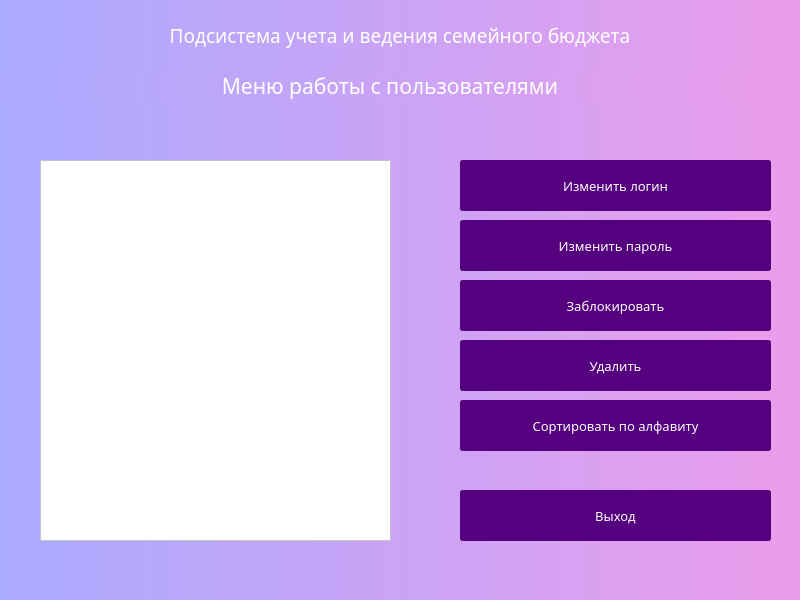
<?xml version="1.0" encoding="UTF-8"?>
<ui version="4.0">
 <class>UserChanger</class>
 <widget class="QDialog" name="UserChanger">
  <property name="geometry">
   <rect>
    <x>0</x>
    <y>0</y>
    <width>800</width>
    <height>600</height>
   </rect>
  </property>
  <property name="minimumSize">
   <size>
    <width>800</width>
    <height>600</height>
   </size>
  </property>
  <property name="maximumSize">
   <size>
    <width>800</width>
    <height>600</height>
   </size>
  </property>
  <property name="windowTitle">
   <string>Dialog</string>
  </property>
  <property name="styleSheet">
   <string notr="true">background-color: qlineargradient(spread:pad, x1:0, y1:0, x2:1, y2:0, stop:0 rgb(170, 170, 255), stop:1 rgb(235, 157, 235));</string>
  </property>
  <widget class="QListWidget" name="listOfUsers">
   <property name="geometry">
    <rect>
     <x>40</x>
     <y>160</y>
     <width>351</width>
     <height>381</height>
    </rect>
   </property>
   <property name="font">
    <font>
     <family>Century Gothic</family>
     <pointsize>10</pointsize>
    </font>
   </property>
   <property name="styleSheet">
    <string notr="true">background-color: rgb(255, 255, 255);
color: rgb(85, 0, 127)</string>
   </property>
  </widget>
  <widget class="QLabel" name="label">
   <property name="geometry">
    <rect>
     <x>0</x>
     <y>20</y>
     <width>800</width>
     <height>31</height>
    </rect>
   </property>
   <property name="minimumSize">
    <size>
     <width>800</width>
     <height>0</height>
    </size>
   </property>
   <property name="maximumSize">
    <size>
     <width>800</width>
     <height>16777215</height>
    </size>
   </property>
   <property name="font">
    <font>
     <family>Century Gothic</family>
     <pointsize>14</pointsize>
    </font>
   </property>
   <property name="styleSheet">
    <string notr="true">color: rgb(255, 255, 255);</string>
   </property>
   <property name="frameShadow">
    <enum>QFrame::Plain</enum>
   </property>
   <property name="text">
    <string>Подсистема учета и ведения семейного бюджета</string>
   </property>
   <property name="alignment">
    <set>Qt::AlignCenter</set>
   </property>
  </widget>
  <widget class="QLabel" name="label_2">
   <property name="geometry">
    <rect>
     <x>-10</x>
     <y>70</y>
     <width>800</width>
     <height>31</height>
    </rect>
   </property>
   <property name="minimumSize">
    <size>
     <width>800</width>
     <height>0</height>
    </size>
   </property>
   <property name="maximumSize">
    <size>
     <width>800</width>
     <height>16777215</height>
    </size>
   </property>
   <property name="font">
    <font>
     <family>Century Gothic</family>
     <pointsize>16</pointsize>
    </font>
   </property>
   <property name="styleSheet">
    <string notr="true">color: rgb(255, 255, 255);</string>
   </property>
   <property name="frameShadow">
    <enum>QFrame::Plain</enum>
   </property>
   <property name="text">
    <string>Меню работы с пользователями</string>
   </property>
   <property name="alignment">
    <set>Qt::AlignCenter</set>
   </property>
  </widget>
  <widget class="QPushButton" name="changeLoginBtn">
   <property name="geometry">
    <rect>
     <x>460</x>
     <y>160</y>
     <width>311</width>
     <height>51</height>
    </rect>
   </property>
   <property name="font">
    <font>
     <family>Century Gothic</family>
     <pointsize>10</pointsize>
    </font>
   </property>
   <property name="styleSheet">
    <string notr="true">QPushButton{
	background-color:rgb(85, 0, 127);
border-radius: 3px;
border: 2px solid rgb(85, 0, 127);
color:rgb(255, 255, 255);
}

QPushButton::hover{
	background-color: rgb(108, 0, 162);
	border: 2px solid rgb(108, 0, 162);
}

QPushButton::pressed{
	background-color:rgb(129, 0, 193);
	border-bottom: 2px solid rgb(129, 0, 193);
	border-leftt:  2px solid rgb(129, 0, 193);
	border-right:  2px solid rgb(129, 0, 193);
}


</string>
   </property>
   <property name="text">
    <string>Изменить логин</string>
   </property>
  </widget>
  <widget class="QPushButton" name="changePasswBtn">
   <property name="geometry">
    <rect>
     <x>460</x>
     <y>220</y>
     <width>311</width>
     <height>51</height>
    </rect>
   </property>
   <property name="font">
    <font>
     <family>Century Gothic</family>
     <pointsize>10</pointsize>
    </font>
   </property>
   <property name="styleSheet">
    <string notr="true">QPushButton{
	background-color:rgb(85, 0, 127);
border-radius: 3px;
border: 2px solid rgb(85, 0, 127);
color:rgb(255, 255, 255);
}

QPushButton::hover{
	background-color: rgb(108, 0, 162);
	border: 2px solid rgb(108, 0, 162);
}

QPushButton::pressed{
	background-color:rgb(129, 0, 193);
	border-bottom: 2px solid rgb(129, 0, 193);
	border-leftt:  2px solid rgb(129, 0, 193);
	border-right:  2px solid rgb(129, 0, 193);
}


</string>
   </property>
   <property name="text">
    <string>Изменить пароль</string>
   </property>
  </widget>
  <widget class="QPushButton" name="deleteUserBtn">
   <property name="geometry">
    <rect>
     <x>460</x>
     <y>340</y>
     <width>311</width>
     <height>51</height>
    </rect>
   </property>
   <property name="font">
    <font>
     <family>Century Gothic</family>
     <pointsize>10</pointsize>
    </font>
   </property>
   <property name="styleSheet">
    <string notr="true">QPushButton{
	background-color:rgb(85, 0, 127);
border-radius: 3px;
border: 2px solid rgb(85, 0, 127);
color:rgb(255, 255, 255);
}

QPushButton::hover{
	background-color: rgb(108, 0, 162);
	border: 2px solid rgb(108, 0, 162);
}

QPushButton::pressed{
	background-color:rgb(129, 0, 193);
	border-bottom: 2px solid rgb(129, 0, 193);
	border-leftt:  2px solid rgb(129, 0, 193);
	border-right:  2px solid rgb(129, 0, 193);
}


</string>
   </property>
   <property name="text">
    <string>Удалить</string>
   </property>
  </widget>
  <widget class="QPushButton" name="quitBtn">
   <property name="geometry">
    <rect>
     <x>460</x>
     <y>490</y>
     <width>311</width>
     <height>51</height>
    </rect>
   </property>
   <property name="font">
    <font>
     <family>Century Gothic</family>
     <pointsize>10</pointsize>
    </font>
   </property>
   <property name="styleSheet">
    <string notr="true">QPushButton{
	background-color:rgb(85, 0, 127);
border-radius: 3px;
border: 2px solid rgb(85, 0, 127);
color:rgb(255, 255, 255);
}

QPushButton::hover{
	background-color: rgb(108, 0, 162);
	border: 2px solid rgb(108, 0, 162);
}

QPushButton::pressed{
	background-color:rgb(129, 0, 193);
	border-bottom: 2px solid rgb(129, 0, 193);
	border-leftt:  2px solid rgb(129, 0, 193);
	border-right:  2px solid rgb(129, 0, 193);
}


</string>
   </property>
   <property name="text">
    <string>Выход</string>
   </property>
  </widget>
  <widget class="QPushButton" name="blockBtn">
   <property name="geometry">
    <rect>
     <x>460</x>
     <y>280</y>
     <width>311</width>
     <height>51</height>
    </rect>
   </property>
   <property name="font">
    <font>
     <family>Century Gothic</family>
     <pointsize>10</pointsize>
    </font>
   </property>
   <property name="styleSheet">
    <string notr="true">QPushButton{
	background-color:rgb(85, 0, 127);
border-radius: 3px;
border: 2px solid rgb(85, 0, 127);
color:rgb(255, 255, 255);
}

QPushButton::hover{
	background-color: rgb(108, 0, 162);
	border: 2px solid rgb(108, 0, 162);
}

QPushButton::pressed{
	background-color:rgb(129, 0, 193);
	border-bottom: 2px solid rgb(129, 0, 193);
	border-leftt:  2px solid rgb(129, 0, 193);
	border-right:  2px solid rgb(129, 0, 193);
}


</string>
   </property>
   <property name="text">
    <string>Заблокировать</string>
   </property>
  </widget>
  <widget class="QPushButton" name="sortByLogin">
   <property name="geometry">
    <rect>
     <x>460</x>
     <y>400</y>
     <width>311</width>
     <height>51</height>
    </rect>
   </property>
   <property name="font">
    <font>
     <family>Century Gothic</family>
     <pointsize>10</pointsize>
    </font>
   </property>
   <property name="styleSheet">
    <string notr="true">QPushButton{
	background-color:rgb(85, 0, 127);
border-radius: 3px;
border: 2px solid rgb(85, 0, 127);
color:rgb(255, 255, 255);
}

QPushButton::hover{
	background-color: rgb(108, 0, 162);
	border: 2px solid rgb(108, 0, 162);
}

QPushButton::pressed{
	background-color:rgb(129, 0, 193);
	border-bottom: 2px solid rgb(129, 0, 193);
	border-leftt:  2px solid rgb(129, 0, 193);
	border-right:  2px solid rgb(129, 0, 193);
}


</string>
   </property>
   <property name="text">
    <string>Сортировать по алфавиту</string>
   </property>
  </widget>
 </widget>
 <resources/>
 <connections/>
</ui>
